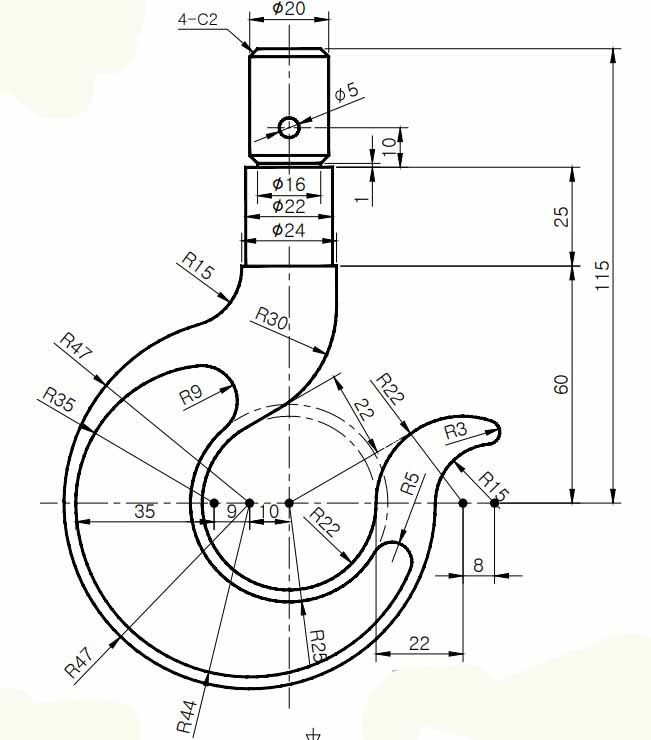
#> input picture data/1.jpg, 651 x 740 px
$ python hough_line.py
#> lines starting #> are read from the running program, lines starting #| are printed output that depends on the picture; after the words box and inside, x2 and y2 are one past the last pixel; in counts of white or black regions, pixels touching at a corner belong together
import cv2
import numpy as np

drawing = False
top_left_pt, bottom_right_pt = (-1, -1), (-1, -1)

def draw_rectangle(event, x, y, flags, param):
    global drawing, top_left_pt, bottom_right_pt

    if event == cv2.EVENT_LBUTTONDOWN:
        drawing = True
        top_left_pt = (x, y)

    elif event == cv2.EVENT_LBUTTONUP:
        drawing = False
        bottom_right_pt = (x, y)

        get_component_selected_area(img[top_left_pt[1]:bottom_right_pt[1], top_left_pt[0]:bottom_right_pt[0]])


def get_component_selected_area(target_roi):

    global img
    gray = cv2.cvtColor(target_roi, cv2.COLOR_BGR2GRAY)

    # Detect edges
    edges = cv2.Canny(gray, 50, 150, apertureSize=3)

    # Detect lines
    lines = cv2.HoughLines(edges, 1, np.pi / 180, 100)

    # Draw lines
    for rho, theta in lines[:, 0]:
        a = np.cos(theta)
        b = np.sin(theta)
        x0 = a * rho
        y0 = b * rho
        x1 = int(x0 + 1000 * (-b))
        y1 = int(y0 + 1000 * (a))
        x2 = int(x0 - 1000 * (-b))
        y2 = int(y0 - 1000 * (a))

        overlay = img.copy()
        cv2.line(overlay[top_left_pt[1]:bottom_right_pt[1], top_left_pt[0]:bottom_right_pt[0]], (x1, y1), (x2, y2), (0, 0, 255), 2)
        img = apply_transparency(overlay, alpha=0.3)

def apply_transparency(overlay, alpha=0.5):
    return (img * (1 - alpha) + overlay * alpha).astype(np.uint8)


# Read image
img = cv2.imread('./data/1.jpg')
#> img is the input picture: shape (740, 651, 3); mean B, G, R 240, 241, 240.8
orignial_img = img.copy()
gray = cv2.cvtColor(img, cv2.COLOR_BGR2GRAY)

# Detect edges
edges = cv2.Canny(gray, 50, 150, apertureSize=3)
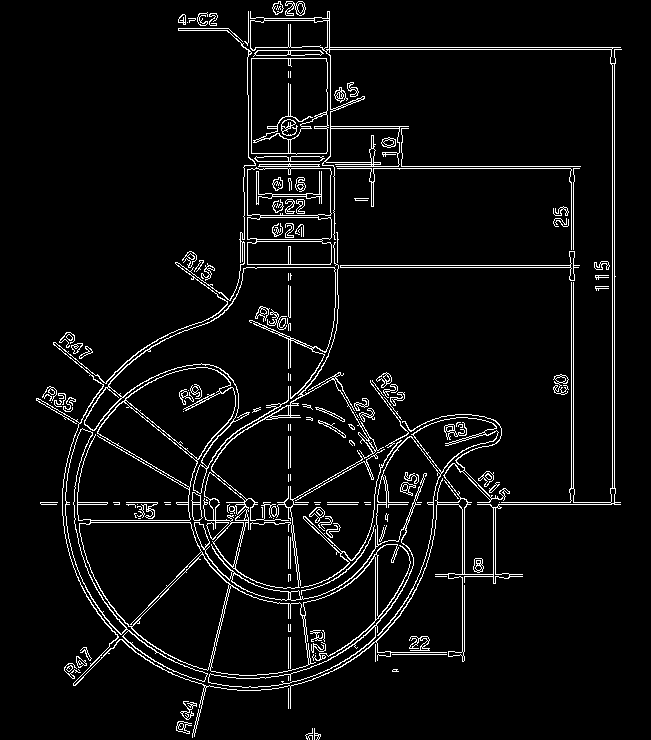
#> edges: shape (740, 651); 5.3% white in thin lines or dots, all inside (x1, y1, x2, y2) = (36, 1, 622, 740)

# [14 lines of commented-out code are left out]

cv2.namedWindow('temp')
cv2.setMouseCallback('temp', draw_rectangle)

while True:
    cv2.imshow('temp', img)

    key = cv2.waitKey(1)
#> (key Esc is pressed here)

    if key == 27:  # ESC key
        img = orignial_img.copy()
        cv2.imshow('temp', img)

    elif key == 100:  # D key
        break

cv2.destroyAllWindows()

$ run again, with data/arrow_rain.jpg copied over data/1.jpg
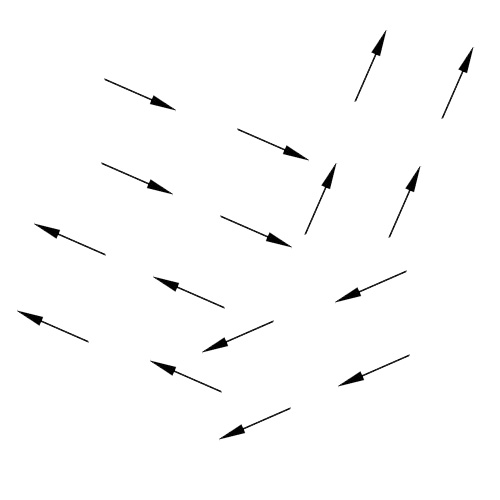
#> input picture data/arrow_rain.jpg, 500 x 500 px
#> img is the input picture: shape (500, 500, 3); min 0, max 255, mean 251.6
#> `edges = cv2.Canny(gray, 50, 150, apertureSize=3)`:
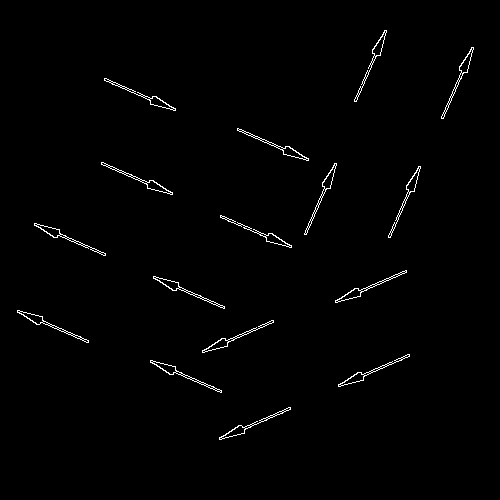
#> edges: shape (500, 500); 1.1% white in thin lines or dots, all inside (x1, y1, x2, y2) = (17, 30, 474, 440)
